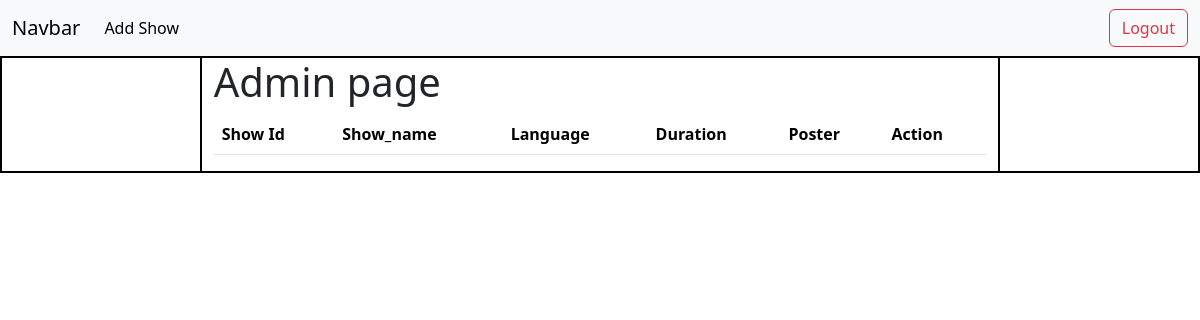
Before: /admin (signed in) with the older database file.
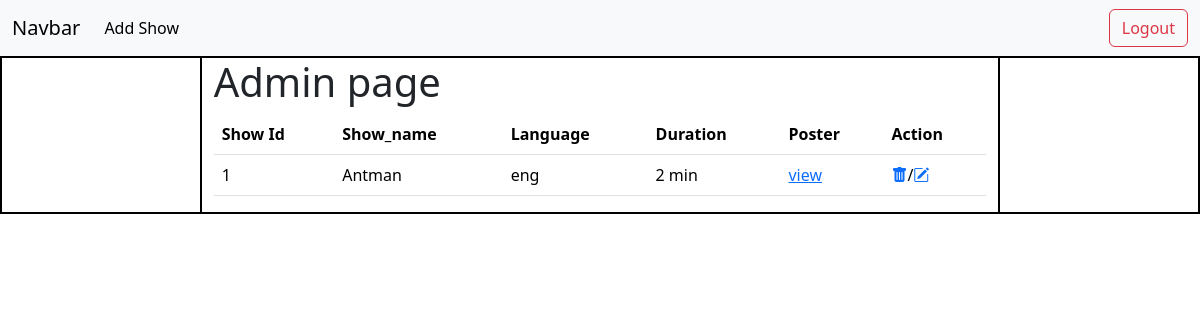
After: the same page with the newer database file.
### application/model.py (models this page shows)
class Show(db.Model):
    __tablename__ = "show"
    show_id = db.Column(db.Integer, primary_key = True, autoincrement = True)
    show_name =db.Column(db.String(30), unique = True, nullable = False)
    language =db.Column(db.String(30),nullable = False)
    duration =db.Column(db.String(30),nullable = False)
    rating = db.Column(db.Float,default = 0)
    poster_img_path = db.Column(db.String)
    theaters = db.relationship('Theater_Show', back_populates='show')

### application/admin_controllers.py (the view)
@app.route("/admin")
def admin_dashboard():
    if ('email' in session):
        email_in_session = session["email"]
        shows = Show.query.all()
        return render_template('admin.html',shows=shows)
    else:
        flash("you are not allowed to see admin func.")
        return redirect('/login')

### templates/admin.html (shortened to what this page needs)
<!doctype html>
<html lang="en">
<head>
    <link href="https://cdn.jsdelivr.net/npm/bootstrap@5.3.3/dist/css/bootstrap.min.css" rel="stylesheet"
>
    <link rel="stylesheet" href="https://cdn.jsdelivr.net/npm/bootstrap-icons@1.5.0/font/bootstrap-icons.css" />
</head>
<body>
    <nav class="navbar navbar-expand-lg bg-body-tertiary">
        <div class="container-fluid">
            <a class="navbar-brand" href="#">Navbar</a>
            <div class="collapse navbar-collapse" id="navbarSupportedContent">
                <ul class="navbar-nav me-auto mb-2 mb-lg-0">
                    <li class="nav-item">
                        <a class="nav-link active" href="{{url_for("add_show")}}">Add Show</a>
                    </li>
                </ul>
            </div>
            <form class="d-flex" role="search">
                <a href="{{url_for("logoutAdmin")}}"><button class="btn btn-outline-danger"
                        type="button">Logout</button></a>
            </form>
        </div>
    </nav>
    <div class="container-fluid">
        <div class="row" style="border: 1px solid black;">
            <div class="col-2" style="border: 1px solid black;">
            </div>
            <div class="col-8" style="border: 1px solid black;">
                <h1>Admin page</h1>
                <table class="table">
                    <tr>
                        <th scope="col">Show Id</th>
                        <th scope="col">Show_name</th>
                        <th scope="col">Language</th>
                        <th scope="col">Duration</th>
                        <th scope="col">Poster</th>
                        <th scope="col">Action</th>
                    </tr>
                    {% for show in shows %}
                    <tr>
                        <td scope="row">{{ show.show_id }}</td>
                        <td>{{ show.show_name }}</td>
                        <td>{{ show.language }}</td>
                        <td>{{ show.duration }}</td>
                        <td><a href="../{{show.poster_img_path}}" target="_blank">view</a></td>
                        <td><a href="{{url_for("dlt_show", show_id = show.show_id)}}"><i class="bi bi-trash-fill"></i></a>/<a href="{{url_for("edit_show", show_id = show.show_id)}}"><i class="bi bi-pencil-square"></i></a></td>
                    </tr>
                    {% endfor %}
                </table>
            </div>
            <div class="col-2" style="border: 1px solid black;">
            </div>
        </div>
</body>
</html>

Changed rows visible on the page:
added Show: show_id "1", show_name "Antman", language "eng", duration "2 min"
